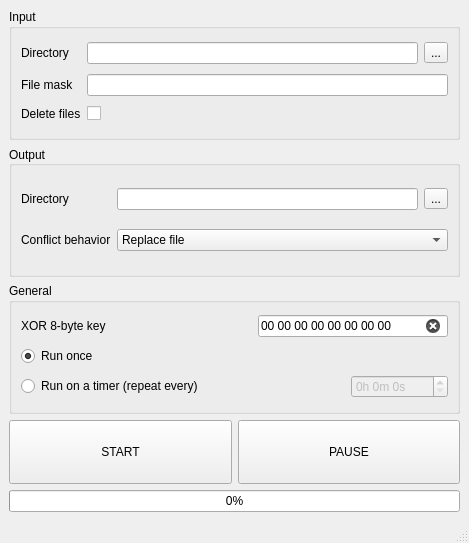
<?xml version="1.0" encoding="UTF-8"?>
<ui version="4.0">
 <class>MainWindow</class>
 <widget class="QMainWindow" name="MainWindow">
  <property name="geometry">
   <rect>
    <x>0</x>
    <y>0</y>
    <width>469</width>
    <height>543</height>
   </rect>
  </property>
  <property name="sizePolicy">
   <sizepolicy hsizetype="Preferred" vsizetype="Preferred">
    <horstretch>0</horstretch>
    <verstretch>0</verstretch>
   </sizepolicy>
  </property>
  <property name="windowTitle">
   <string>XOR encryptor</string>
  </property>
  <property name="unifiedTitleAndToolBarOnMac">
   <bool>false</bool>
  </property>
  <widget class="QWidget" name="centralwidget">
   <layout class="QVBoxLayout" name="verticalLayout_3">
    <item>
     <widget class="QGroupBox" name="inputGroupBox">
      <property name="title">
       <string>Input</string>
      </property>
      <layout class="QGridLayout" name="gridLayout">
       <item row="1" column="4">
        <widget class="SelectPathButton" name="inDirDialogButton">
         <property name="toolTip">
          <string>Click to open the directory selection dialog</string>
         </property>
         <property name="text">
          <string>...</string>
         </property>
        </widget>
       </item>
       <item row="1" column="1" colspan="3">
        <widget class="QLineEdit" name="inDirLineEdit"/>
       </item>
       <item row="3" column="1" colspan="4">
        <widget class="QLineEdit" name="inMaskLineEdit"/>
       </item>
       <item row="3" column="0">
        <widget class="QLabel" name="inMaskLabel">
         <property name="sizePolicy">
          <sizepolicy hsizetype="Fixed" vsizetype="Preferred">
           <horstretch>0</horstretch>
           <verstretch>0</verstretch>
          </sizepolicy>
         </property>
         <property name="text">
          <string>File mask</string>
         </property>
        </widget>
       </item>
       <item row="1" column="0">
        <widget class="QLabel" name="inDirLabel">
         <property name="sizePolicy">
          <sizepolicy hsizetype="Fixed" vsizetype="Preferred">
           <horstretch>0</horstretch>
           <verstretch>0</verstretch>
          </sizepolicy>
         </property>
         <property name="layoutDirection">
          <enum>Qt::LayoutDirection::LeftToRight</enum>
         </property>
         <property name="text">
          <string>Directory</string>
         </property>
        </widget>
       </item>
       <item row="4" column="1">
        <widget class="QCheckBox" name="inDeleteCheckBox">
         <property name="text">
          <string/>
         </property>
        </widget>
       </item>
       <item row="4" column="0">
        <widget class="QLabel" name="inDeleteLabel">
         <property name="text">
          <string>Delete files</string>
         </property>
        </widget>
       </item>
      </layout>
     </widget>
    </item>
    <item>
     <widget class="QGroupBox" name="outputGroupBox">
      <property name="title">
       <string>Output</string>
      </property>
      <property name="alignment">
       <set>Qt::AlignmentFlag::AlignLeading|Qt::AlignmentFlag::AlignLeft|Qt::AlignmentFlag::AlignVCenter</set>
      </property>
      <property name="checkable">
       <bool>false</bool>
      </property>
      <layout class="QGridLayout" name="gridLayout_2">
       <item row="0" column="0">
        <widget class="QLabel" name="outDirLabel">
         <property name="sizePolicy">
          <sizepolicy hsizetype="Fixed" vsizetype="Preferred">
           <horstretch>0</horstretch>
           <verstretch>0</verstretch>
          </sizepolicy>
         </property>
         <property name="text">
          <string>Directory</string>
         </property>
        </widget>
       </item>
       <item row="0" column="1" colspan="2">
        <widget class="QLineEdit" name="outDirLineEdit"/>
       </item>
       <item row="0" column="3">
        <widget class="SelectPathButton" name="outDirDialogButton">
         <property name="toolTip">
          <string>Click to open the directory selection dialog</string>
         </property>
         <property name="text">
          <string>...</string>
         </property>
        </widget>
       </item>
       <item row="1" column="1" colspan="3">
        <widget class="QComboBox" name="conflictComboBox">
         <item>
          <property name="text">
           <string>Replace file</string>
          </property>
         </item>
         <item>
          <property name="text">
           <string>Rename file</string>
          </property>
         </item>
        </widget>
       </item>
       <item row="1" column="0">
        <widget class="QLabel" name="confictLabel">
         <property name="sizePolicy">
          <sizepolicy hsizetype="Fixed" vsizetype="Preferred">
           <horstretch>0</horstretch>
           <verstretch>0</verstretch>
          </sizepolicy>
         </property>
         <property name="text">
          <string>Conflict behavior</string>
         </property>
        </widget>
       </item>
      </layout>
     </widget>
    </item>
    <item>
     <widget class="QGroupBox" name="generalGroupBox">
      <property name="title">
       <string>General</string>
      </property>
      <layout class="QGridLayout" name="gridLayout_3">
       <item row="1" column="0">
        <widget class="QLabel" name="xorKeyLabel">
         <property name="sizePolicy">
          <sizepolicy hsizetype="Preferred" vsizetype="Preferred">
           <horstretch>0</horstretch>
           <verstretch>0</verstretch>
          </sizepolicy>
         </property>
         <property name="text">
          <string>XOR 8-byte key</string>
         </property>
        </widget>
       </item>
       <item row="4" column="1" alignment="Qt::AlignmentFlag::AlignRight">
        <widget class="QTimeEdit" name="timeEdit">
         <property name="enabled">
          <bool>false</bool>
         </property>
         <property name="sizePolicy">
          <sizepolicy hsizetype="Fixed" vsizetype="Fixed">
           <horstretch>0</horstretch>
           <verstretch>0</verstretch>
          </sizepolicy>
         </property>
         <property name="toolTip">
          <string/>
         </property>
         <property name="alignment">
          <set>Qt::AlignmentFlag::AlignLeading|Qt::AlignmentFlag::AlignLeft|Qt::AlignmentFlag::AlignVCenter</set>
         </property>
         <property name="currentSection">
          <enum>QDateTimeEdit::Section::HourSection</enum>
         </property>
         <property name="displayFormat">
          <string>h'h' m'm' s's'</string>
         </property>
        </widget>
       </item>
       <item row="4" column="0">
        <widget class="QRadioButton" name="runTimerRadioButton">
         <property name="sizePolicy">
          <sizepolicy hsizetype="Expanding" vsizetype="Fixed">
           <horstretch>0</horstretch>
           <verstretch>0</verstretch>
          </sizepolicy>
         </property>
         <property name="text">
          <string>Run on a timer (repeat every)</string>
         </property>
        </widget>
       </item>
       <item row="1" column="1">
        <widget class="QLineEdit" name="xorKeyLineEdit">
         <property name="sizePolicy">
          <sizepolicy hsizetype="Fixed" vsizetype="Fixed">
           <horstretch>0</horstretch>
           <verstretch>0</verstretch>
          </sizepolicy>
         </property>
         <property name="minimumSize">
          <size>
           <width>190</width>
           <height>0</height>
          </size>
         </property>
         <property name="baseSize">
          <size>
           <width>0</width>
           <height>0</height>
          </size>
         </property>
         <property name="inputMethodHints">
          <set>Qt::InputMethodHint::ImhNone</set>
         </property>
         <property name="inputMask">
          <string>&gt;HH HH HH HH HH HH HH HH;0</string>
         </property>
         <property name="text">
          <string>       </string>
         </property>
         <property name="maxLength">
          <number>23</number>
         </property>
         <property name="frame">
          <bool>true</bool>
         </property>
         <property name="echoMode">
          <enum>QLineEdit::EchoMode::Normal</enum>
         </property>
         <property name="cursorMoveStyle">
          <enum>Qt::CursorMoveStyle::LogicalMoveStyle</enum>
         </property>
         <property name="clearButtonEnabled">
          <bool>true</bool>
         </property>
        </widget>
       </item>
       <item row="2" column="0">
        <widget class="QRadioButton" name="runOnceRadioButton">
         <property name="sizePolicy">
          <sizepolicy hsizetype="Preferred" vsizetype="Fixed">
           <horstretch>0</horstretch>
           <verstretch>0</verstretch>
          </sizepolicy>
         </property>
         <property name="text">
          <string>Run once</string>
         </property>
         <property name="checked">
          <bool>true</bool>
         </property>
        </widget>
       </item>
      </layout>
     </widget>
    </item>
    <item>
     <layout class="QHBoxLayout" name="horizontalLayout">
      <item>
       <widget class="QPushButton" name="startButton">
        <property name="minimumSize">
         <size>
          <width>0</width>
          <height>64</height>
         </size>
        </property>
        <property name="text">
         <string>START</string>
        </property>
       </widget>
      </item>
      <item>
       <widget class="QPushButton" name="pauseButton">
        <property name="sizePolicy">
         <sizepolicy hsizetype="Preferred" vsizetype="Fixed">
          <horstretch>0</horstretch>
          <verstretch>0</verstretch>
         </sizepolicy>
        </property>
        <property name="minimumSize">
         <size>
          <width>0</width>
          <height>64</height>
         </size>
        </property>
        <property name="text">
         <string>PAUSE</string>
        </property>
       </widget>
      </item>
     </layout>
    </item>
    <item>
     <widget class="QProgressBar" name="progressBar">
      <property name="value">
       <number>0</number>
      </property>
      <property name="textVisible">
       <bool>true</bool>
      </property>
     </widget>
    </item>
   </layout>
  </widget>
  <widget class="QMenuBar" name="menubar">
   <property name="geometry">
    <rect>
     <x>0</x>
     <y>0</y>
     <width>469</width>
     <height>23</height>
    </rect>
   </property>
  </widget>
  <widget class="QStatusBar" name="statusbar"/>
 </widget>
 <customwidgets>
  <customwidget>
   <class>SelectPathButton</class>
   <extends>QToolButton</extends>
   <header>selectpathbutton.h</header>
  </customwidget>
 </customwidgets>
 <resources/>
 <connections/>
</ui>
